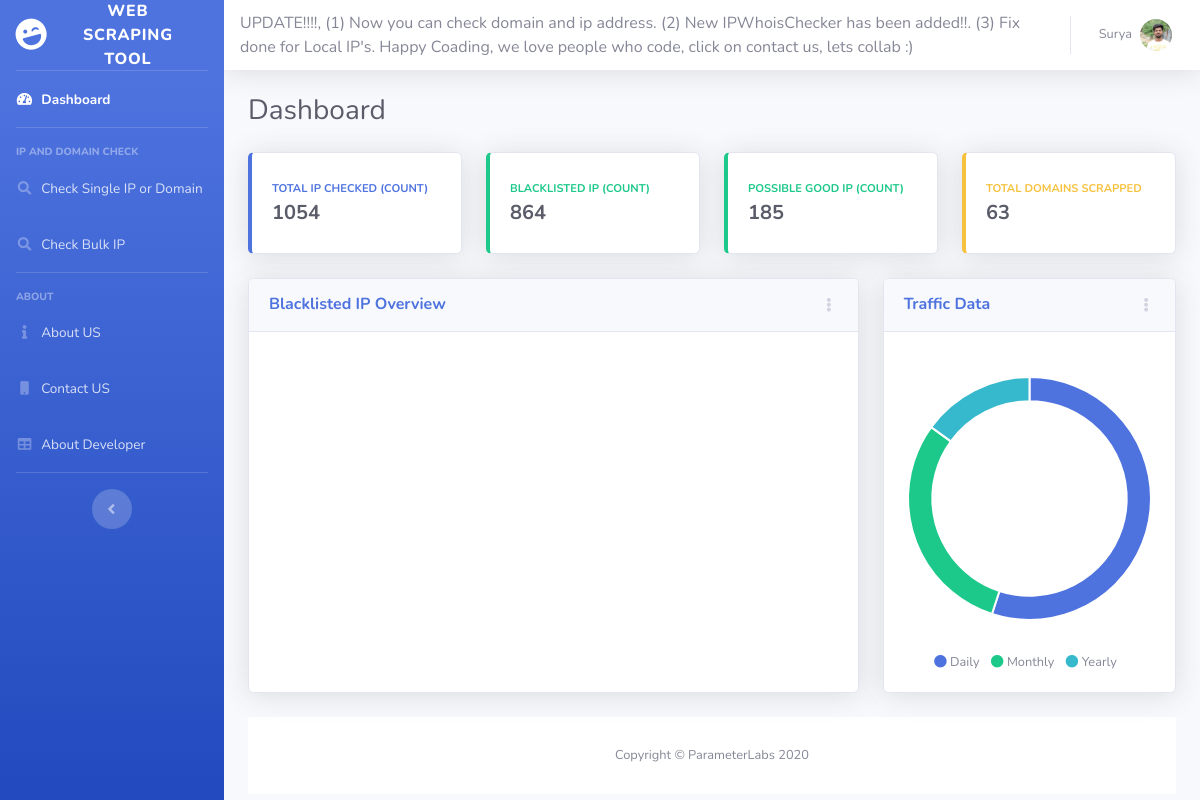
The app's page /, older data.
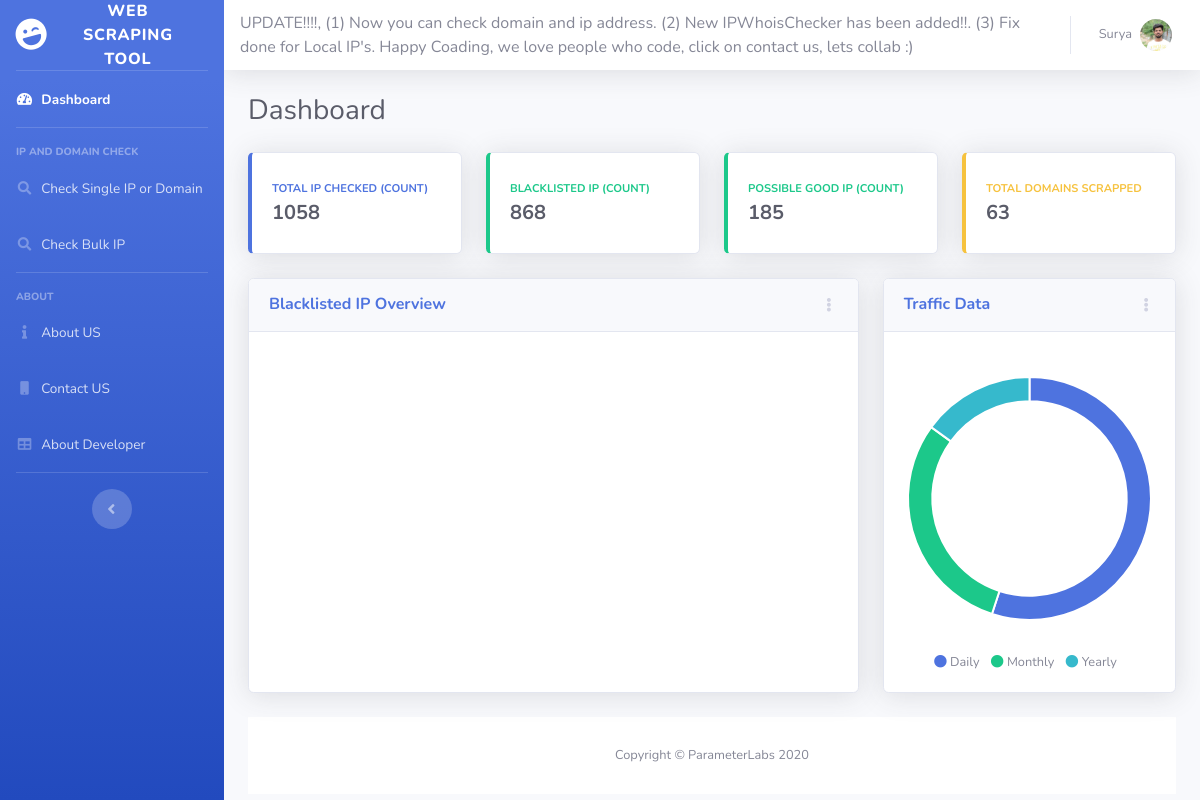
The same page, newer data.
### mysite/models.py (models this page shows, shortened)
class IPData(models.Model):
  ipcount = models.IntegerField()
  blacklistedip = models.IntegerField()
  goodip = models.IntegerField()
  domaincount = models.IntegerField()

### mysite/views.py (the view)
# urls.py: path('', LoadPage),
def LoadPage(request):
  b = IPData.objects.all()
  a = CountryData.objects.all()
  print(a)
  context = {
    'cdata': a,
    'ipdata': b
  }
  return render(request, 'Main.html', context)

### mysite/models.py (called while the page is built)
  def __str__(self):
       return "{}-{}".format(self.country, self.blklistcount)

### templates/Main.html (shortened to what this page needs)
<!DOCTYPE html>
<html lang="en">
{% load static %}
<head>
  <link href="{% static 'vendor/fontawesome-free/css/all.min.css' %}" rel="stylesheet" type="text/css">
  <link href="{% static 'css/sb-admin-2.min.css' %}" rel="stylesheet">
</head>
<body id="page-top">
  <div id="wrapper">
    <ul class="navbar-nav bg-gradient-primary sidebar sidebar-dark accordion" id="accordionSidebar">
      <a class="sidebar-brand d-flex align-items-center justify-content-center" href="/">
        <div class="sidebar-brand-icon rotate-n-15">
          <i class="fas fa-laugh-wink"></i>
        </div>
        <div class="sidebar-brand-text mx-3">Web Scraping Tool</div>
      </a>
      <hr class="sidebar-divider my-0">
      <li class="nav-item active">
        <a class="nav-link" href="/">
          <i class="fas fa-fw fa-tachometer-alt"></i>
          <span>Dashboard</span></a>
      </li>
      <hr class="sidebar-divider">
      <div class="sidebar-heading">
        IP and Domain Check
      </div>
      <li class="nav-item">
        <a class="nav-link" href="/loadcip">
          <i class="fas fa-fw fa-search"></i>
          <span>Check Single IP or Domain </span>
        </a>
      </li>
      <li class="nav-item">
        <a class="nav-link" href="/ipxl">
          <i class="fas fa-fw fa-search"></i>
          <span>Check Bulk IP</span>
        </a>
      </li>
      <hr class="sidebar-divider">
      <div class="sidebar-heading">
        About
      </div>
     <li class="nav-item">
        <a class="nav-link" href="/About">
          <i class="fas fa-fw fa-info"></i>
          <span>About US</span></a>
      </li>
      <li class="nav-item">
        <a class="nav-link" href="/Contact">
          <i class="fas fa-fw fa-mobile"></i>
          <span>Contact US</span></a>
      </li>
      <li class="nav-item">
        <a class="nav-link" href="/Contactdev">
          <i class="fas fa-fw fa-table"></i>
          <span>About Developer</span></a>
      </li>
      <hr class="sidebar-divider d-none d-md-block">
      <div class="text-center d-none d-md-inline">
        <button class="rounded-circle border-0" id="sidebarToggle"></button>
      </div>
    </ul>
    <div id="content-wrapper" class="d-flex flex-column">
      <div id="content">
{% block content %}
        <nav class="navbar navbar-expand navbar-light bg-white topbar mb-4 static-top shadow">
<marquee behavior="scroll" direction="left">UPDATE!!!!, (1) Now you can check domain and ip address.     (2) New IPWhoisChecker has been added!!. (3) Fix done for Local IP's.  Happy Coading, we love people who code, click on contact us, lets collab :)</marquee>
         <ul  class="navbar-nav ml-auto">
          <li class="nav-item dropdown no-arrow">
              <a class="nav-link dropdown-toggle" href="#" id="userDropdown" role="button" data-toggle="dropdown" aria-haspopup="true" aria-expanded="false">
                <span class="mr-2 d-none d-lg-inline text-gray-600 small">Surya</span>
                <img class="img-profile rounded-circle">
              </a>
            </li>
          </ul>
        </nav>
        <div  class="container-fluid">
          <div  class="d-sm-flex align-items-center justify-content-between mb-4">
            <h1 class="h3 mb-0 text-gray-800">Dashboard</h1>
          </div>
          <div class="row">
            <div class="col-xl-3 col-md-6 mb-4">
              <div class="card border-left-primary shadow h-100 py-2">
                <div class="card-body">
                  <div class="row no-gutters align-items-center">
                    <div class="col mr-2">
                      <div class="text-xs font-weight-bold text-primary text-uppercase mb-1">Total IP checked (COUNT)</div>
                      <div class="h5 mb-0 font-weight-bold text-gray-800">{{ipdata.0.ipcount}}</div>
                    </div>
                  </div>
                </div>
              </div>
            </div>
            <div class="col-xl-3 col-md-6 mb-4">
              <div class="card border-left-success shadow h-100 py-2">
                <div class="card-body">
                  <div class="row no-gutters align-items-center">
                    <div class="col mr-2">
                      <div class="text-xs font-weight-bold text-success text-uppercase mb-1">Blacklisted IP (COUNT)</div>
                      <div class="h5 mb-0 font-weight-bold text-gray-800">{{ipdata.0.blacklistedip}}</div>
                    </div>
                  </div>
                </div>
              </div>
            </div>
            <div class="col-xl-3 col-md-6 mb-4">
              <div class="card border-left-success shadow h-100 py-2">
                <div class="card-body">
                  <div class="row no-gutters align-items-center">
                    <div class="col mr-2">
                      <div class="text-xs font-weight-bold text-success text-uppercase mb-1">Possible Good IP (COUNT)</div>
                      <div class="h5 mb-0 font-weight-bold text-gray-800">{{ipdata.0.goodip}}</div>
                    </div>
                  </div>
                </div>
              </div>
            </div>
            <div class="col-xl-3 col-md-6 mb-4">
              <div class="card border-left-warning shadow h-100 py-2">
                <div class="card-body">
                  <div class="row no-gutters align-items-center">
                    <div class="col mr-2">
                      <div class="text-xs font-weight-bold text-warning text-uppercase mb-1">Total Domains Scrapped</div>
                      <div class="h5 mb-0 font-weight-bold text-gray-800">{{ipdata.0.domaincount}}</div>
                    </div>
                  </div>
                </div>
              </div>
            </div>
          </div>
          <div class="row">
            <div class="col-xl-8 col-lg-7">
              <div class="card shadow mb-4">
                <div class="card-header py-3 d-flex flex-row align-items-center justify-content-between">
                  <h6 class="m-0 font-weight-bold text-primary">Blacklisted IP Overview</h6>
                  <div class="dropdown no-arrow">
                    <a class="dropdown-toggle" href="#" role="button" id="dropdownMenuLink" data-toggle="dropdown" aria-haspopup="true" aria-expanded="false">
                      <i class="fas fa-ellipsis-v fa-sm fa-fw text-gray-400"></i>
                    </a>
                  </div>
                </div>
                <div class="card-body">
                  <div class="chart-area">
                  </div>
                </div>
              </div>
            </div>
            <div class="col-xl-4 col-lg-5">
              <div class="card shadow mb-4">
                <div class="card-header py-3 d-flex flex-row align-items-center justify-content-between">
                  <h6 class="m-0 font-weight-bold text-primary">Traffic Data</h6>
                  <div class="dropdown no-arrow">
                    <a class="dropdown-toggle" href="#" role="button" id="dropdownMenuLink" data-toggle="dropdown" aria-haspopup="true" aria-expanded="false">
                      <i class="fas fa-ellipsis-v fa-sm fa-fw text-gray-400"></i>
                    </a>
                  </div>
                </div>
                <div class="card-body">
                  <div class="chart-pie pt-4 pb-2">
                    <canvas id="myPieChart"></canvas>
                  </div>
                  <div class="mt-4 text-center small">
                    <span class="mr-2">
                      <i class="fas fa-circle text-primary"></i> Daily
                    </span>
                    <span class="mr-2">
                      <i class="fas fa-circle text-success"></i> Monthly
                    </span>
                    <span class="mr-2">
                      <i class="fas fa-circle text-info"></i> Yearly
                    </span>
                  </div>
                </div>
              </div>
            </div>
          </div>
      <footer class="sticky-footer bg-white">
        <div class="container my-auto">
          <div class="copyright text-center my-auto">
            <span>Copyright &copy; ParameterLabs 2020</span>
          </div>
        </div>
      </footer>
    </div>
  </div>
{% endblock %}
    <script type="text/javascript">
      google.charts.load('current', {
        'packages':['geochart'],
        // Note: you will need to get a mapsApiKey for your project.
        // See: https://developers.google.com/chart/interactive/docs/basic_load_libs#load-settings
        'mapsApiKey': 'AIzaSyAgoGRkyp819o6DAEH2a5uc7pg--29JTLM'
      });
      google.charts.setOnLoadCallback(drawRegionsMap);
      function drawRegionsMap() {
        var data = google.visualization.arrayToDataTable([
          ['Country', 'Popularity'],
          {% for items in cdata %}
          ['{{items.country}}',{{items.blklistcount}}],
          {% endfor%}
        ]);
        var options = {
          colors: ['#FF0000']
        };
        var chart = new google.visualization.GeoChart(document.getElementById('regions_div'));
        chart.draw(data, options);
      }
    </script>
</body>
</html>

Row changes from the older to the newer data that the page shows:
changed IPData: ipcount "1054" → "1058"; blacklistedip "864" → "868"
